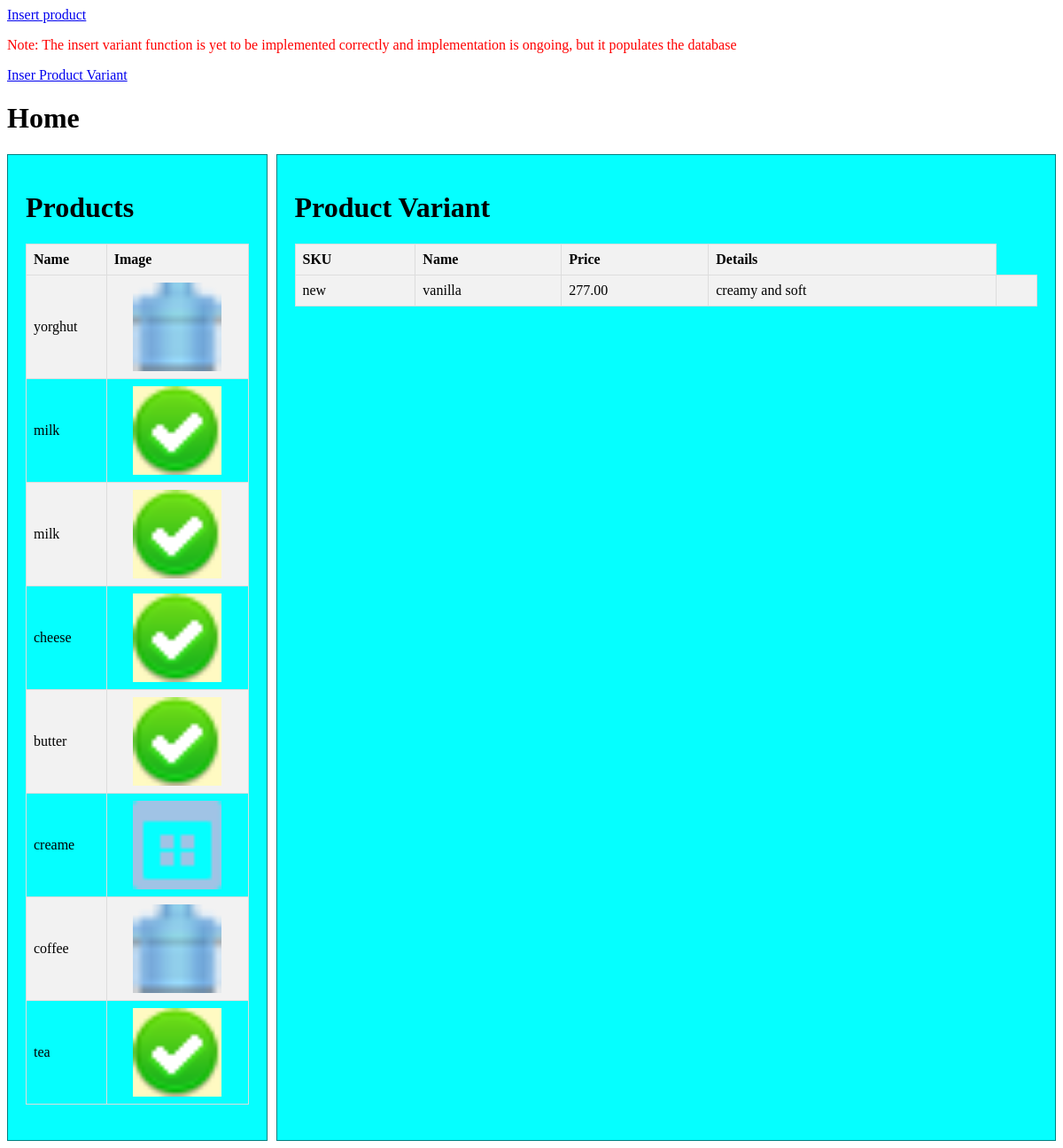
Page /bulk_insert/ on the earlier database version.
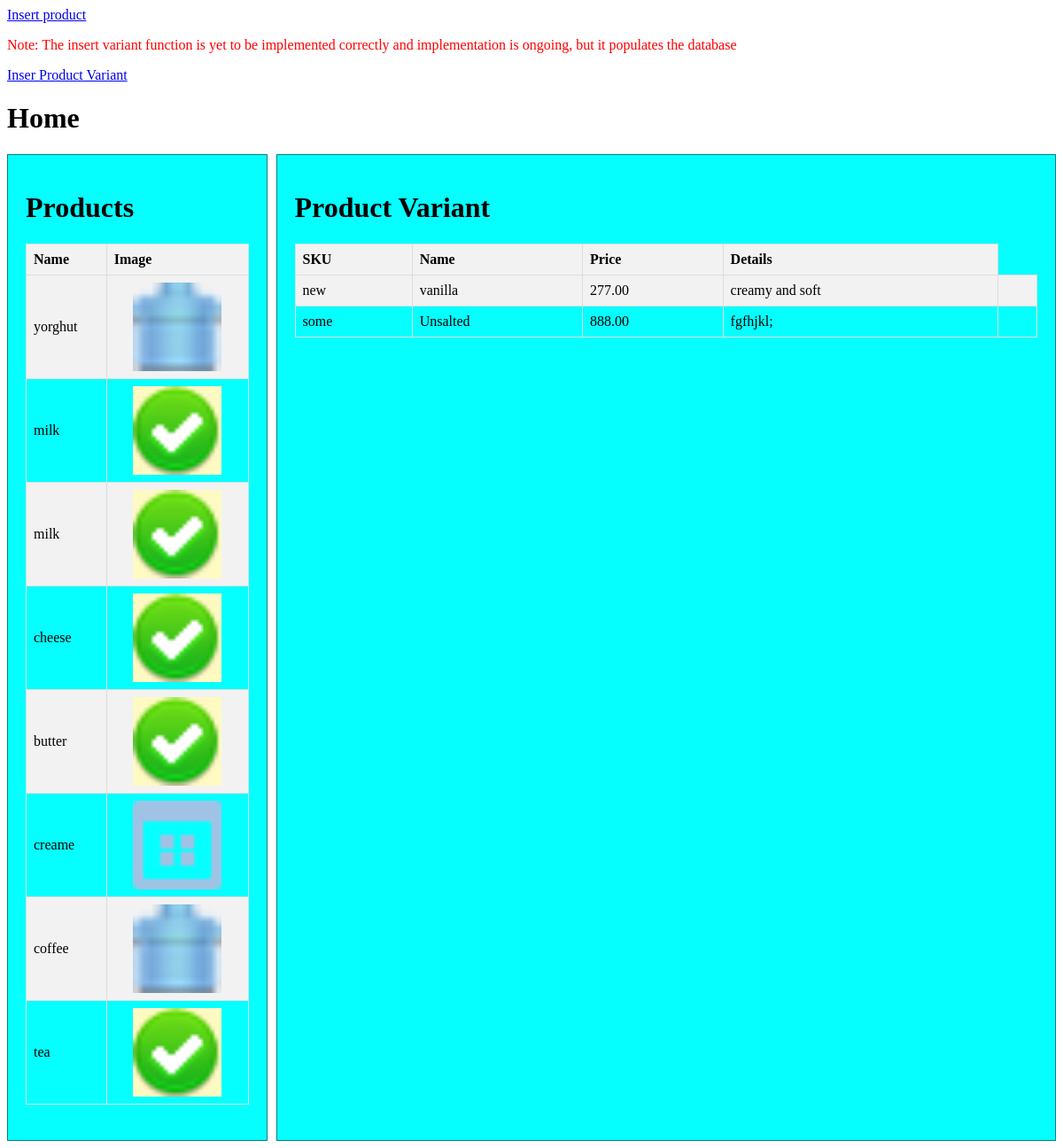
Same page on the later database version.
### bulk_insert/models.py (models this page shows, shortened)
class Product(models.Model):
    name = models.CharField(max_length=200)
    image = models.ImageField(upload_to='./static/category_images', default='./static/category_images/default.jpg')

class ProductVariant(models.Model):
    sku = models.CharField(max_length=200)
    name = models.CharField(max_length=200)
    price = models.DecimalField(max_digits=10, decimal_places=2)
    details = models.CharField(max_length=200)
    product_id = models.ForeignKey(Product, on_delete=models.CASCADE)

### bulk_insert/views.py (the view)
# urls.py: path('', views.home, name='home'),
def home(request):
    context = {
        'products': Product.objects.all(),
        'variants': ProductVariant.objects.all()
    }
    return render(request, 'bulk_insert/index.html', context)

### bulk_insert/templates/bulk_insert/index.html
{% extends 'layout.html' %} {% block content %}
<a href="{% url 'insert' %}">Insert product</a>
<br />
<p style="color: red;">Note: The insert variant function is yet to be implemented correctly and implementation is ongoing, but it populates the database</p>
<a href="{% url 'insert_variant' %}">Inser Product Variant </a>
<h1>Home</h1>
<div class="container">
    <div class="item">
        <h1>Products</h1>
        <table>
            <tr>
                <th>Name</th>
                <th>Image</th>
            </tr>
            {% for product in products %}
            <tr>
                <td>{{ product.name }}</td>
                <td><img src="{{ product.image.url }}" alt="{{ product.name }}" width="100" height="100" /></td>
            </tr>
            {% endfor %}
        </table>
    </div>
    <div class="item">
        <h1>Product Variant</h1>
        <table>
            <tr>
                <th>SKU</th>
                <th> Name</th>
                <th>Price</th>
                <th>Details</th>
            </tr>
            {% for variant in variants %}
            <tr>
                <td>{{ variant.sku }}</td>
                <td>{{ variant.name }}</td>
                <td>{{ variant.price }}</td>
                <td>{{ variant.details }}</td>
                <td>{{ variant_id.id }}</td>
            </tr>
            {% endfor %}
    </div>
</div>
{% endblock %}

Differences in the rows shown:
added ProductVariant: sku "some", name "Unsalted", price "888.00", details "fgfhjkl;"
